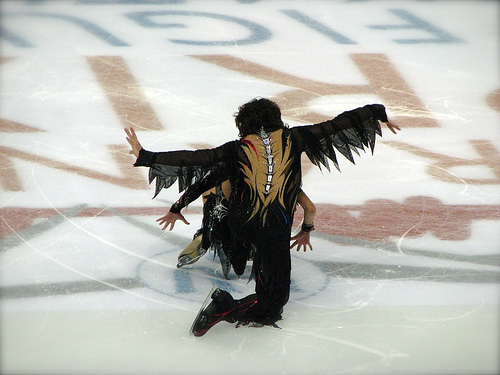
%> input picture data/iCoseg/icoseg/skate2/2116024165_5e4138ba98.jpg, 500 x 375 px
$ octave pixel_vis_script.m   (GNU Octave 9; MATLAB toolbox functions it lacks are replaced by stand-ins)
%> lines starting %> are read from the running program, lines starting %| are printed output that depends on the picture; in (x1, y1, x2, y2) boxes, pixels count from 0 and x2, y2 are one past the last pixel; in counts of white or black regions, pixels touching at a corner belong together; the program's own positions count from 1
### src/ICS_laplacian_nf.m
function [laplcn, D_half] = ICS_laplacian_nf(rgbimage, radius, sigmax, sigmav)
%% =====================================
%% Computes laplacian for an image.
% For more information, refer to section 2 of attached pdf
% and see <http://www.cs.berkeley.edu/~malik/papers/SM-ncut.pdf>
% ======================================
%% INPUTS:
% rgbimage - (H x W x 3 double), an rgb image
% radius - (int) pixel radius to use when computing the edge weights
% sigmax - value of sigma to use in distance term for edge weight
% sigmav - value of sigma to use in intensity term for edge weight
% ======================================
%% OUTPUTS:
% laplcn - ((H * W) x (H * W) double) the normalized laplacian for the image
% D_half - ((H * W) x (H * W) double) the diagonal of un-normalized the laplacian
%% ======================================

if nargin < 2
    radius = 1;
end

image = double(rgbimage);
all_starts = {};
all_ends = {};
all_vals = {};

%% =======================================
% the strategy here is to shift the image a certain number of spaces, then
% subtract it from itself before putting it through the gaussian.  This
% way, we can avoid too many nested forloops and it is parallelizable

% too annoying to explain in detail.  Look through it if you want.
for i1=1:2*radius + 1
    i = i1 - radius - 1;
    width = ceil(sqrt(radius^2 - i^2+1));
    starts = [];
    ends = [];
    vals = [];
    for j = -width:width
        if i == 0 && j == 0
            continue;
        end

        section = image(1+max(i,0):end+min(i,0), 1+max(j,0):end + min(j,0),:);
        shift = zeros(size(image,1),size(image,2),size(image,3),2);
        shift(1 - min(i,0):end-max(i,0),1-min(j,0):end-max(j,0),:,1) = section;
        shift(1 - min(i,0):end-max(i,0),1-min(j,0):end-max(j,0),:,2) = 1;

        weights = - gaussian_vect(image,shift(:,:,:,1), sigmav);

        dist=sqrt(i^2 + j^2);


        weights = weights*exp(-dist^2/(  (sigmax)^2 ) );


        weights(sum(shift(:,:,:,2),3)==0) = 0;
        start_indices = find(weights)';
        end_indices = start_indices + j*size(image,1) + i;
        val = weights(weights~=0);

        starts(end+1:end+length(start_indices)) = start_indices;
        ends(end+1:end+length(end_indices)) = end_indices;

        vals(end+1:end+length(val)) = val';
    end

    all_starts{i1} = starts;
    all_ends{i1} = ends;
    all_vals{i1} = vals;
end
% =============================================


all_starts = cell2mat(all_starts);
all_ends = cell2mat(all_ends);
all_vals = cell2mat(all_vals);


laplcn = sparse([all_starts all_ends], [all_ends all_starts], [all_vals all_vals]);
laplcn = (laplcn + laplcn')/2;
assert(issymmetric(laplcn));

% down the diagonal
for i=1:size(laplcn)
    laplcn(i,i) = -sum(laplcn(i,:));
end

% now we normalize it
d = diag(laplcn);
D_half = diag(1./sqrt(d));
assert(issymmetric(laplcn));
laplcn = sparse(D_half*laplcn*D_half);
laplcn = (laplcn + laplcn')/2;
assert(issymmetric(laplcn));
end

% [5 lines left out: function gaussian_vect, not called in this run]

### src/visualization/get_projected_image.m
function outim = get_projected_image(basis, image)
%% ===============================================
% Given a function over an image ('image') and a basis ('basis'),
% show the projected function in that basis.  Assumes square image;
% ================================================
%% INPUTS:
% basis - (imgsize x numvecs double), the basis vectors as columns
% image - (imgsize x imgsize double), the image we are projecting
% ================================================
%% OUTPUTS:
% outim - (imgsize x imgsize double), projected image
%% ===============================================

imgsize = floor(sqrt(size(basis,1)));
if size(image,1)*size(image,2) == size(basis,1)
    seg_vecj = double(reshape(image, 1, []));
    seg_proj_coeffj = seg_vecj * basis;
else
    seg_proj_coeffj = squeeze(image)';
end

seg_proj_j = basis * seg_proj_coeffj';

outim = reshape(seg_proj_j,imgsize, imgsize);
outim = (outim - min(outim(:))) / (max(outim(:)) - min(outim(:)));
end

### src/visualization/pixel_vis_script.m
% Short script to visualize eigenvectors of the image laplacian for a
% given image.  Also displays projection error
% of ground-truth segmentation into the basis.

% These are the basis vectors we use in the optimization of
% the functional maps.  To run the script on a different image, specify
% a new image_name and gt_name.
% =========================================================================
addpath(genpath('../../src'));
addpath(genpath('../../external'));
rmpath(genpath('../../external/dsp-code'));
%% Set Parameters
image_name = '../../data/iCoseg/icoseg/skate2/2116024165_5e4138ba98.jpg';
gt_name = '../../data/iCoseg/icoseg/skate2/GroundTruth/2116024165_5e4138ba98.png';
img = imread(image_name);
%> img is the input picture: size 375x500x3 uint8; mean R, G, B 187.1, 187.7, 181.4
num_display_vecs = 5; % number of basis vectors to visualize
num_basis_vecs = 32; % how many basis vectors to compute
Laplacian_radius = 5; % radius for laplacian n-cut
imgsize = 64; % reshape image to square of this size
img1 = double(imresize(img, [imgsize, imgsize]));

% =========================================================================
%% Calculate Laplacian and compute the eigenvectors
sigmax = sqrt(size(img1, 1)^2 + size(img1,2)^2)/10; % sigmax 1/10 of the diagonal
%> sigmax = 9.05
intnsty = sum(img1.^2,3).^(0.5);
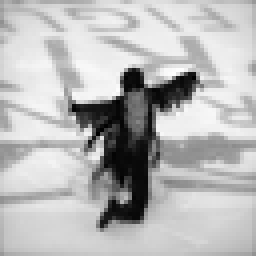
%> intnsty: size 64x64 double (shown 4 times larger); min 3.46, max 441.7, mean 321.5; drawn with min black and max white
all_diffs = pdist2(intnsty(:), intnsty(:));
sigmav = sqrt(median(all_diffs(:))); % sigmav the median of all intensity value differences
%> sigmav = 7.8


[laplcn_img, D_half] = ICS_laplacian_nf(img1, Laplacian_radius, sigmax, sigmav);
%> after the loop in ICS_laplacian_nf, `for i1=1:2*radius + 1`:
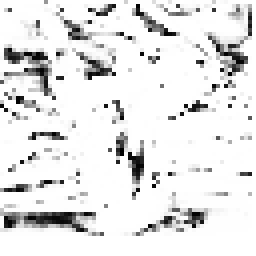
%> weights: size 64x64 double (shown 4 times larger); min -0.728, max 0, mean -0.0722; drawn with min black and max white
%> after the loop in ICS_laplacian_nf, `for i1=1:2*radius + 1`: all_ends = 11 items
%> in ICS_laplacian_nf, `d = diag(laplcn);`: d = 4096 values, max 121.8 at index 889, min 4.61e-13 at index 3222, mean 29.35
[laplcn_logical, ~] = ICS_laplacian_nf(zeros(imgsize), 1, 1, 1);
%==================================================
%% compute the smallest eigenvectors of the laplcn
%% This is the reduced functional space we will be optimizing in
opts.issym = 1;
opts.isreal = 1;
[eig_vecs_img, eig_vals_img] = eigs(laplcn_img, num_basis_vecs, 1e-10,opts);
[eig_vecs_logical, eig_vals_logical] = eigs(laplcn_logical, num_basis_vecs, 1e-10, opts);
eig_vals = diag([diag(eig_vals_img); diag(eig_vals_logical)]);
eig_vecs = [eig_vecs_img eig_vecs_logical];

% eig_vals = eig_vals_logical;
% eig_vecs = eig_vecs_logical;

[vals,sorted_eig_val_indices] = sort(diag(eig_vals));
%> vals = 64 values from 3.1e-17 to 0.0268; sorted_eig_val_indices = 64 values, max 64 at index 2, min 1 at index 44, mean 32.5


eig_vals = diag(vals);
eig_vecs = eig_vecs(:,sorted_eig_val_indices);

% =========================================================================
%% Visualize each basis element
figure;
set(gcf,'name','Smallest Eigenvectors of Laplacian','numbertitle','off')
subplot(2,num_display_vecs, 1:num_display_vecs);
imshow(img);
for i = 1:num_display_vecs

    eig_vec = eig_vecs(:,i);
    eig_vec = (eig_vec - min(eig_vec))/(max(eig_vec) - min(eig_vec)); % scale image to be in [0,1]
    eig_vec = reshape(eig_vec, [imgsize imgsize]);
    subplot(2,num_display_vecs, i + num_display_vecs);
    imshow(eig_vec); colormap('hot');

end
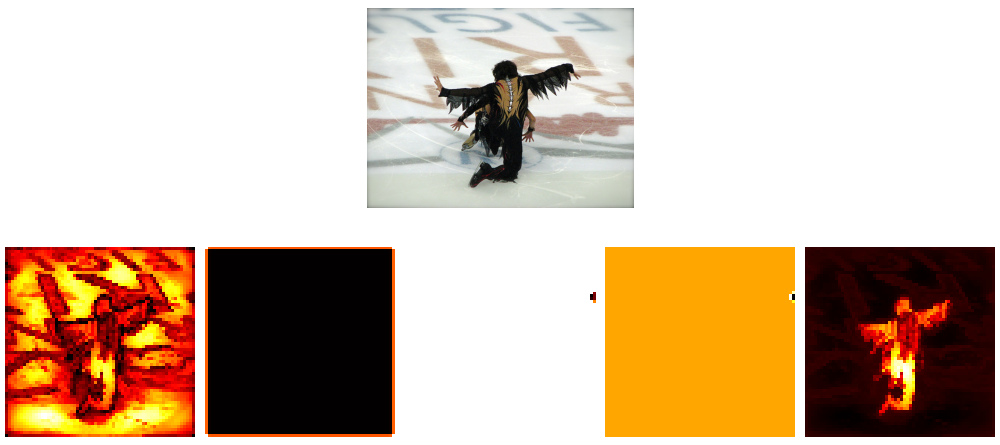
%> figure redrawn from the program's plot data, 6 panels
% =========================================================================
%% Show projected Ground Truth in this basis

gt_seg = imread(gt_name);
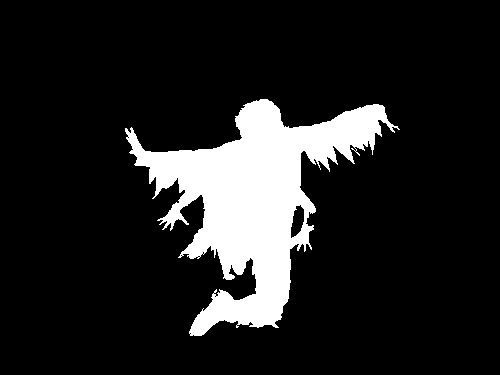
%> input picture data/iCoseg/icoseg/skate2/GroundTruth/2116024165_5e4138ba98.png, 500 x 375 px
%> gt_seg: size 375x500 logical; 12.9% white; 1 white region, box (x1, y1, x2, y2) and area: (125, 99, 400, 336) 24192

proj = get_projected_image(eig_vecs(:,1:num_basis_vecs), imresize(gt_seg, [imgsize imgsize])); % project image into the basis
%> in get_projected_image, `imgsize = floor(sqrt(size(basis,1)));`: imgsize = 64
%> in get_projected_image, `seg_vecj = double(reshape(image, 1, []));`: seg_vecj = 4096 values, max 1 at index 1047, min 0 at index 1, mean 0.127
%> in get_projected_image, `seg_proj_coeffj = seg_vecj * basis;`: seg_proj_coeffj = 32 values, max 17.74 at index 5, min -8.24 at index 2, mean 0.336
%> in get_projected_image, `seg_proj_j = basis * seg_proj_coeffj';`: seg_proj_j = 4096 values, max 2.11 at index 2154, min -0.281 at index 4031, mean 0.228
%> in get_projected_image, `outim = reshape(seg_proj_j,imgsize, imgsize);`:
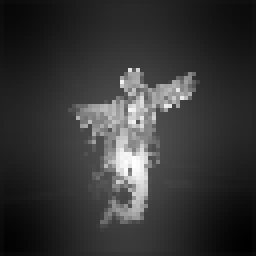
%> outim: size 64x64 double (shown 4 times larger); min -0.281, max 2.11, mean 0.228; drawn with min black and max white
proj = imresize(proj, [size(img,1) size(img,2)], 'bilinear');
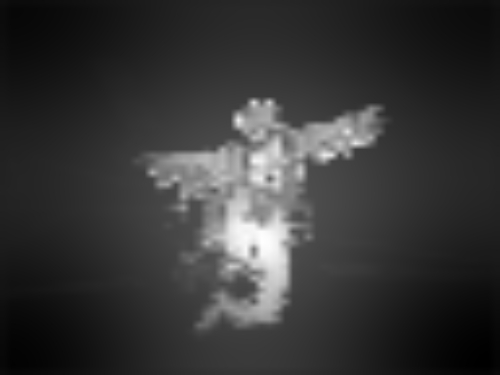
%> proj: size 375x500 double; min 0.000231, max 0.999, mean 0.213
proj = reshape(proj, 1, []);
[id, c] = kmeans(proj',2); % use kmeans to threshold the image into binary
%> c = [0.157; 0.62]
[~, maxid] = max(c);
%> maxid = 2
proj_thresh = zeros(size(proj));
proj_thresh(id == maxid) = 1;

proj = reshape(proj, size(img,1),size(img,2));
proj_thresh = reshape(proj_thresh, size(img,1), size(img,2));
%> proj_thresh: size 375x500 double; values 0 (black) and 1 (white), 12.1% white; 3 white regions, box (x1, y1, x2, y2) and area: (147, 98, 380, 327) 22496, (187, 252, 201, 263) 77, (304, 232, 313, 241) 55

intersection = gt_seg(:,:,1) .* proj_thresh; % compute the projection error here
%> intersection: size 375x500 double; values 0 (black) and 1 (white), 11.3% white; 5 white regions (1 under 20 px), largest, box (x1, y1, x2, y2) and area: (149, 99, 380, 327) 21140, (301, 222, 311, 230) 47, (187, 252, 201, 259) 45, (304, 232, 309, 241) 33
union = logical(gt_seg(:,:,1) + proj_thresh);
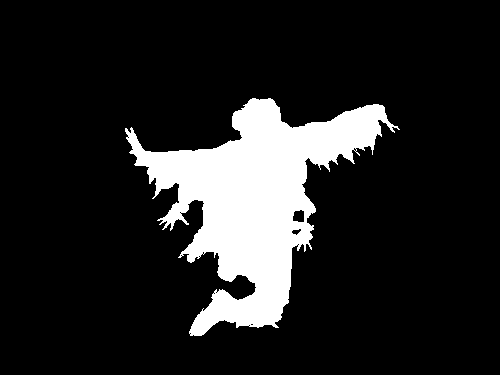
%> union: size 375x500 logical; 13.6% white; 1 white region, box (x1, y1, x2, y2) and area: (125, 98, 400, 336) 25553
error = 1 - sum(intersection(:))/sum(union(:));
%> error = 0.168

figure;
str=sprintf('Final Projection Error after Thresholding: %f', error);
%> str = 'Final Projection Error after Thresholding: 0.167730'
subplot(3,1,1); imshow(gt_seg); title('Ground-Truth segmentation'); colormap('hot');
subplot(3,1,2); imshow(proj); title('Projected into basis'); colormap('hot'); subplot(3,1,3); imshow(proj_thresh); title(str); colormap('hot');
%> (the run ends here)
